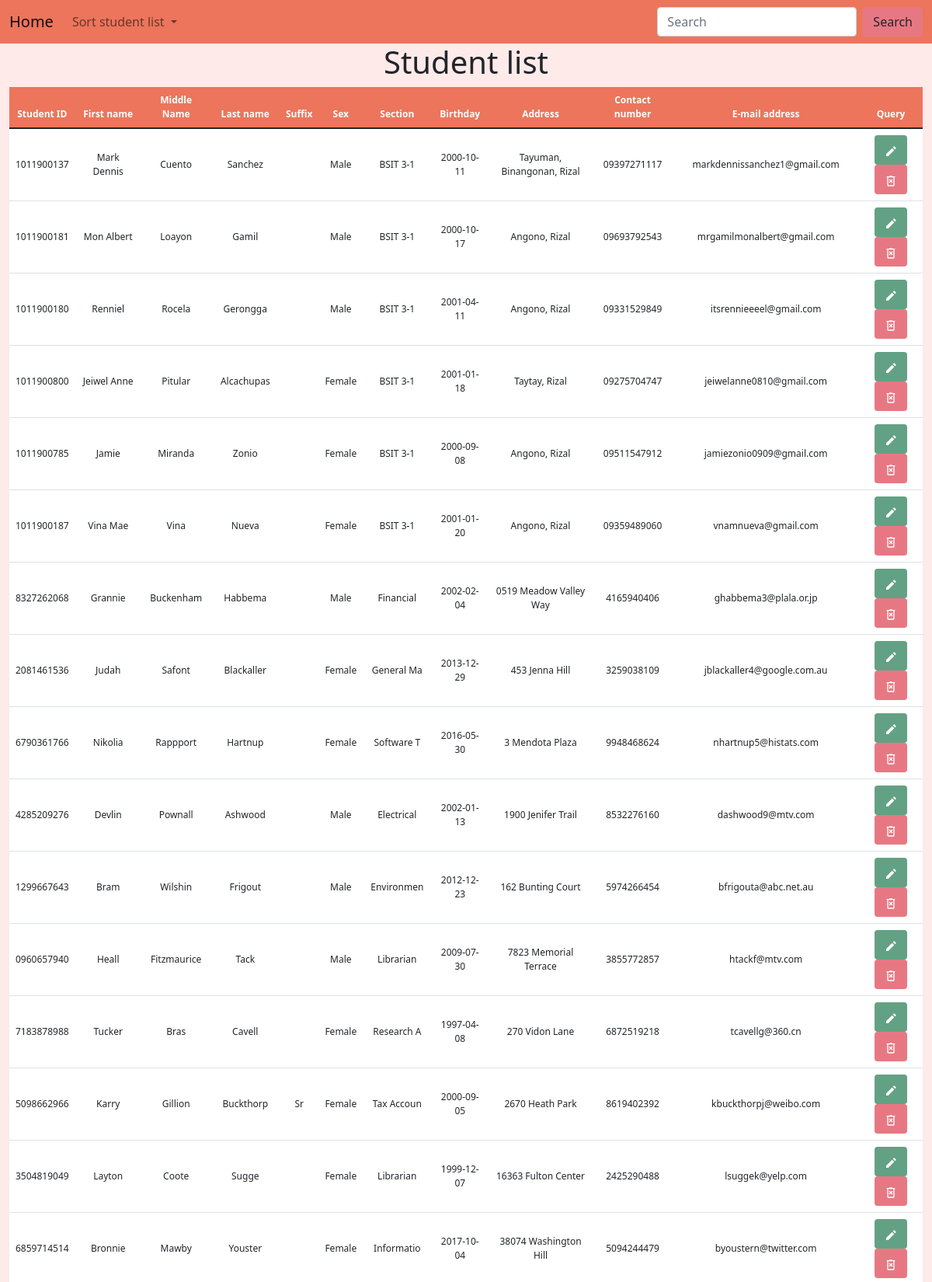
The app's page /controls/crud.php (upper part) with its own data.
### tables this page shows
CREATE TABLE `tbl_student_profile` (
  `Student_ID` varchar(10) NOT NULL,
  `Student_First_Name` varchar(50) NOT NULL,
  `Student_Middle_Name` varchar(50),
  `Student_Last_Name` varchar(50) NOT NULL,
  `Student_Suffix` varchar(10),
  `Student_Sex` enum('Male','Female') NOT NULL,
  `Student_Section` varchar(10) NOT NULL,
  `Student_Birthday` date NOT NULL,
  `Student_Address` varchar(50) NOT NULL,
  `Student_Contact_Number` varchar(11) NOT NULL,
  `Student_Email_Address` varchar(50) NOT NULL,
  `is_archive` boolean NOT NULL DEFAULT false
);

### functions/functions.php (called while the page is built, shortened)
<?php
function view($name, $contents = ''){
    require(APP_PATH . "page/layout-page.php");
}

### controls/crud.php (called while the page is built, shortened)
<?php
$view_bag = [
    'title' => 'Student Database',
    'heading' => 'Student list'
];
$records = Data::get_student_records();
view('crud', $records);

### functions/data/mysql.class.php (called while the page is built, shortened)
<?php
class MySqlDataProvider {
    public function __construct($source) {
        $this->source = $source;
    }
    public function get_student_records(){
        $pdo = $this->connect();
        $smt = $pdo->query('SELECT * FROM tbl_student_profile WHERE is_archive = false');
        $data = $smt->fetchAll(PDO::FETCH_CLASS, 'StudentProfile');
        return $data;
    }
    private function connect() {
        try {
            return new PDO($this->source, CONFIG['db_user'], CONFIG['db_password']);
        } catch (PDOException $e) {
            return null;
        }
    }
}

### functions/data/static.class.php (called while the page is built, shortened)
<?php
class Data {
    static private $mdp;
    static public function init(MySqlDataProvider $mdp){
        return self::$mdp = $mdp;
    }
    static public function get_student_records(){
        return self::$mdp->get_student_records();
    }
}

### page/crud-page.php (the view, shortened to what this page needs)
<div class="container-fluid">
    <h1 class="text-center align-middle"><?= $view_bag['heading'] ?></h1>
</div>
<div class="container-fluid container-table">
    <table class="table table-hover text-center align-middle" id="table">
        <thead>
            <tr>
                <th scope="col" id="id">Student ID</th>
                <th scope="col" id="fname">First name</th>
                <th scope="col" id="mname">Middle Name</th>
                <th scope="col" id="lname">Last name</th>
                <th scope="col" id="suffix">Suffix</th>
                <th scope="col" id="section">Sex</th>
                <th scope="col" id="sex">Section</th>
                <th scope="col" id="bday">Birthday</th>
                <th scope="col" id="address">Address</th>
                <th scope="col" id="number">Contact number</th>
                <th scope="col" id="email">E-mail address</th>
                <th scope="col" id="query">Query</th>
            </tr>
        </thead>
        <tbody>
            <?php foreach ($contents as $object) : ?>
                <tr>
                    <td><?= $object->Student_ID ?></td>
                    <td><?= $object->Student_First_Name ?></td>
                    <td><?= $object->Student_Middle_Name ?></td>
                    <td><?= $object->Student_Last_Name ?></td>
                    <td><?= $object->Student_Suffix ?></td>
                    <td><?= $object->Student_Sex ?></td>
                    <td><?= $object->Student_Section ?></td>
                    <td><?= $object->Student_Birthday ?></td>
                    <td><?= $object->Student_Address ?></td>
                    <td><?= $object->Student_Contact_Number ?></td>
                    <td><?= $object->Student_Email_Address ?></td>
                    <td>
                        <a class="btn button-edit-bg" type="submit" data-bs-toggle="modal" data-bs-target="#showEditModal">
                        </a>
                        <a class="btn button-delete-bg" type="submit" name="delete" method="get" data-bs-toggle="modal" data-bs-target="#showDeleteModal">
                        </a>
                    </td>
                </tr>
            <?php endforeach ?>
        </tbody>
    </table>
</div>

### page/layout-page.php (shortened to what this page needs)
<!DOCTYPE html>
<html lang="en">
<head>
    <link href="https://cdn.jsdelivr.net/npm/bootstrap@5.1.3/dist/css/bootstrap.min.css" rel="stylesheet">
    <link href="../css/stylesheet-crud.css" rel="stylesheet">
</head>
<body>
    <nav class="navbar navbar-expand-lg navbar-light navbar-bg fixed-nav-bar">
        <div class="container-fluid">
            <a class="navbar-brand" href="../index.php">Home</a>
            <div class="collapse navbar-collapse" id="navbarSupportedContent">
                <ul class="navbar-nav me-auto mb-2 mb-lg-0">
                    <li class="nav-item dropdown">
                        <a class="nav-link dropdown-toggle" href="#" id="navbarDropdown" role="button" data-bs-toggle="dropdown" aria-expanded="false">
                            Sort student list
                        </a>
                </ul>
                <form class="d-flex">
                    <input class="form-control me-2" type="search" name="search" placeholder="Search" aria-label="Search">
                    <button class="btn button-search-bg" type="submit">Search</button>
                </form>
            </div>
        </div>
    </nav>
    <?php require(APP_PATH . "page/$name-page.php")  ?>
</body>
</html>

### css/stylesheet-crud.css (style rules this page uses)
body { background-color: #fdeae9; }
.navbar-bg { background-color: #ec755c; }
.container-table thead { background-color: #ec755c; color: white; }
.button-edit-bg { background-color: #63a184; }
.button-delete-bg { background-color: #e77883; }
table { background-color: white; }
tr { font-size: 30px; font-size: 1vw; }
.button-search-bg { background-color: #e77883; }

### records on screen
tbl_student_profile: Student_ID "1011900137", Student_First_Name "Mark Dennis", Student_Middle_Name "Cuento", Student_Last_Name "Sanchez", Student_Sex "Male", Student_Section "BSIT 3-1", Student_Birthday "2000-10-11", Student_Address "Tayuman, Binangonan, Rizal", Student_Contact_Number "09397271117", Student_Email_Address "markdennissanchez1@gmail.com"
tbl_student_profile: Student_ID "1011900181", Student_First_Name "Mon Albert", Student_Middle_Name "Loayon", Student_Last_Name "Gamil", Student_Sex "Male", Student_Section "BSIT 3-1", Student_Birthday "2000-10-17", Student_Address "Angono, Rizal", Student_Contact_Number "09693792543", Student_Email_Address "mrgamilmonalbert@gmail.com"
tbl_student_profile: Student_ID "1011900180", Student_First_Name "Renniel", Student_Middle_Name "Rocela", Student_Last_Name "Gerongga", Student_Sex "Male", Student_Section "BSIT 3-1", Student_Birthday "2001-04-11", Student_Address "Angono, Rizal", Student_Contact_Number "09331529849", Student_Email_Address "itsrennieeeel@gmail.com"
tbl_student_profile: Student_ID "1011900800", Student_First_Name "Jeiwel Anne", Student_Middle_Name "Pitular", Student_Last_Name "Alcachupas", Student_Sex "Female", Student_Section "BSIT 3-1", Student_Birthday "2001-01-18", Student_Address "Taytay, Rizal", Student_Contact_Number "09275704747", Student_Email_Address "jeiwelanne0810@gmail.com"
tbl_student_profile: Student_ID "1011900785", Student_First_Name "Jamie", Student_Middle_Name "Miranda", Student_Last_Name "Zonio", Student_Sex "Female", Student_Section "BSIT 3-1", Student_Birthday "2000-09-08", Student_Address "Angono, Rizal", Student_Contact_Number "09511547912", Student_Email_Address "jamiezonio0909@gmail.com"
tbl_student_profile: Student_ID "1011900187", Student_First_Name "Vina Mae", Student_Middle_Name "Vina", Student_Last_Name "Nueva", Student_Sex "Female", Student_Section "BSIT 3-1", Student_Birthday "2001-01-20", Student_Address "Angono, Rizal", Student_Contact_Number "09359489060", Student_Email_Address "vnamnueva@gmail.com"
tbl_student_profile: Student_ID "8327262068", Student_First_Name "Grannie", Student_Middle_Name "Buckenham", Student_Last_Name "Habbema", Student_Sex "Male", Student_Section "Financial", Student_Birthday "2002-02-04", Student_Address "0519 Meadow Valley Way", Student_Contact_Number "4165940406", Student_Email_Address "ghabbema3@plala.or.jp"
tbl_student_profile: Student_ID "2081461536", Student_First_Name "Judah", Student_Middle_Name "Safont", Student_Last_Name "Blackaller", Student_Sex "Female", Student_Section "General Ma", Student_Birthday "2013-12-29", Student_Address "453 Jenna Hill", Student_Contact_Number "3259038109", Student_Email_Address "jblackaller4@google.com.au"
tbl_student_profile: Student_ID "6790361766", Student_First_Name "Nikolia", Student_Middle_Name "Rappport", Student_Last_Name "Hartnup", Student_Sex "Female", Student_Section "Software T", Student_Birthday "2016-05-30", Student_Address "3 Mendota Plaza", Student_Contact_Number "9948468624", Student_Email_Address "nhartnup5@histats.com"
tbl_student_profile: Student_ID "4285209276", Student_First_Name "Devlin", Student_Middle_Name "Pownall", Student_Last_Name "Ashwood", Student_Sex "Male", Student_Section "Electrical", Student_Birthday "2002-01-13", Student_Address "1900 Jenifer Trail", Student_Contact_Number "8532276160", Student_Email_Address "dashwood9@mtv.com"
tbl_student_profile: Student_ID "1299667643", Student_First_Name "Bram", Student_Middle_Name "Wilshin", Student_Last_Name "Frigout", Student_Sex "Male", Student_Section "Environmen", Student_Birthday "2012-12-23", Student_Address "162 Bunting Court", Student_Contact_Number "5974266454", Student_Email_Address "bfrigouta@abc.net.au"
tbl_student_profile: Student_ID "0960657940", Student_First_Name "Heall", Student_Middle_Name "Fitzmaurice", Student_Last_Name "Tack", Student_Sex "Male", Student_Section "Librarian", Student_Birthday "2009-07-30", Student_Address "7823 Memorial Terrace", Student_Contact_Number "3855772857", Student_Email_Address "htackf@mtv.com"
tbl_student_profile: Student_ID "7183878988", Student_First_Name "Tucker", Student_Middle_Name "Bras", Student_Last_Name "Cavell", Student_Sex "Female", Student_Section "Research A", Student_Birthday "1997-04-08", Student_Address "270 Vidon Lane", Student_Contact_Number "6872519218", Student_Email_Address "tcavellg@360.cn"
tbl_student_profile: Student_ID "5098662966", Student_First_Name "Karry", Student_Middle_Name "Gillion", Student_Last_Name "Buckthorp", Student_Suffix "Sr", Student_Sex "Female", Student_Section "Tax Accoun", Student_Birthday "2000-09-05", Student_Address "2670 Heath Park", Student_Contact_Number "8619402392", Student_Email_Address "kbuckthorpj@weibo.com"
tbl_student_profile: Student_ID "3504819049", Student_First_Name "Layton", Student_Middle_Name "Coote", Student_Last_Name "Sugge", Student_Sex "Female", Student_Section "Librarian", Student_Birthday "1999-12-07", Student_Address "16363 Fulton Center", Student_Contact_Number "2425290488", Student_Email_Address "lsuggek@yelp.com"
tbl_student_profile: Student_ID "6859714514", Student_First_Name "Bronnie", Student_Middle_Name "Mawby", Student_Last_Name "Youster", Student_Sex "Female", Student_Section "Informatio", Student_Birthday "2017-10-04", Student_Address "38074 Washington Hill", Student_Contact_Number "5094244479", Student_Email_Address "byoustern@twitter.com"

### other values on screen
$view_bag['heading'] "Student list"
